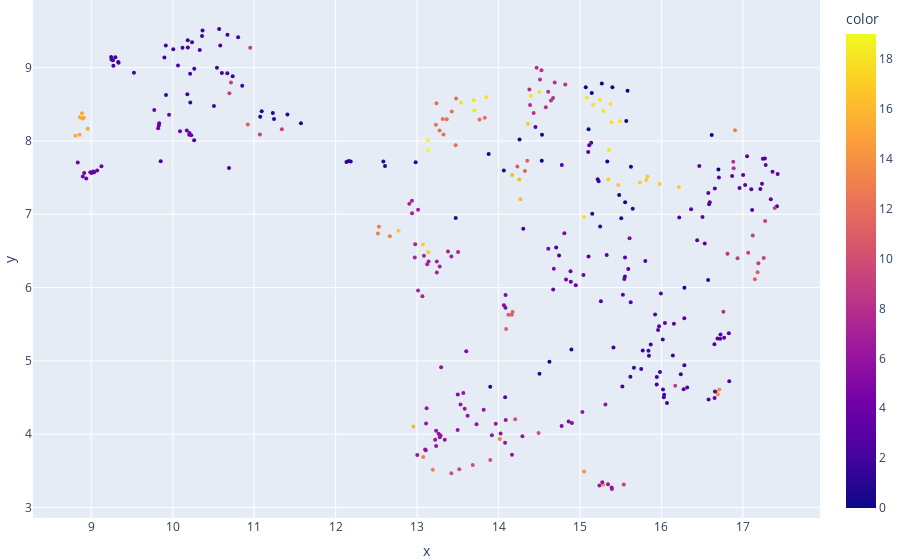

Source (notebook cell):
### Code cell
model = AgglomerativeClustering(n_clusters=20,affinity='cosine',linkage='complete')
agg,fig = cluster_plot(model)
fig

### Figure 1 — Plotly figure (JSON) as saved in the notebook; plotly's stock layout.template omitted (floating-point values rounded to 4 significant figures; data arrays with more than 128 entries replaced by an {"elided": "..."} marker saying what was removed)
{"data": [{"customdata": {"elided": "362x1 str values"}, "hovertemplate": "x=%{x}<br>y=%{y}<br>b=%{customdata[0]}<br>color=%{marker.color}<extra></extra>", "legendgroup": "", "marker": {"color": {"elided": "362 int values"}, "coloraxis": "coloraxis", "size": 4, "symbol": "circle"}, "mode": "markers", "name": "", "orientation": "v", "showlegend": false, "type": "scatter", "x": {"elided": "362 float values"}, "xaxis": "x", "y": {"elided": "362 float values"}, "yaxis": "y"}], "layout": {"coloraxis": {"colorbar": {"title": {"text": "color"}}, "colorscale": [[0, "#0d0887"], [0.1111, "#46039f"], [0.2222, "#7201a8"], [0.3333, "#9c179e"], [0.4444, "#bd3786"], [0.5556, "#d8576b"], [0.6667, "#ed7953"], [0.7778, "#fb9f3a"], [0.8889, "#fdca26"], [1, "#f0f921"]]}, "hoverlabel": {"bgcolor": "black", "font": {"size": 12}}, "legend": {"tracegroupgap": 0}, "margin": {"b": 0, "l": 0, "r": 0, "t": 0}, "xaxis": {"anchor": "y", "domain": [0, 1], "title": {"text": "x"}}, "yaxis": {"anchor": "x", "domain": [0, 1], "title": {"text": "y"}}}}
